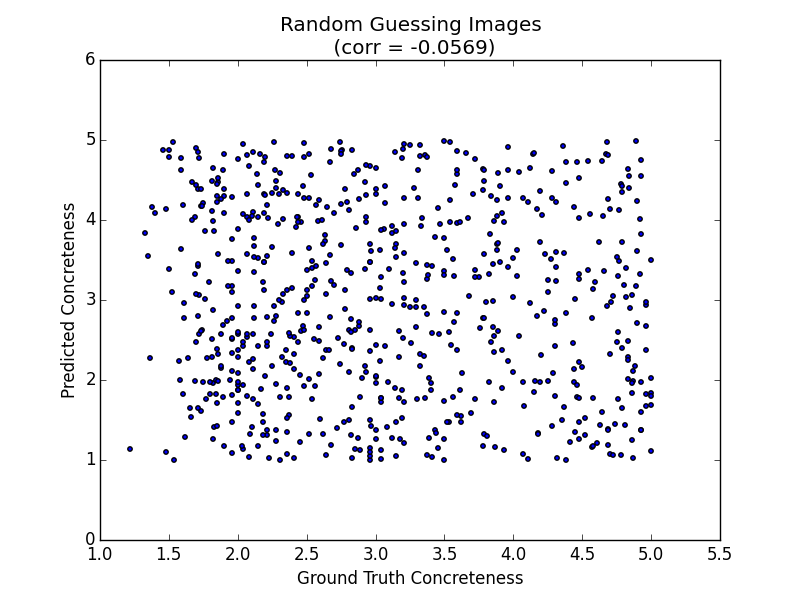

Write Python code to recreate this figure.
import json, pickle, os, math, random
import numpy as np
import matplotlib.pyplot as plt
from scipy import stats
from sklearn.metrics import mean_squared_error

with open('test_pic.pickle', 'rb') as handle:
	test_picture = pickle.load(handle)

with open('concreteness_ratings.pickle', 'rb') as handle:
	test_concreteness = pickle.load(handle)

true_y = list()
test_y = list()

for item in test_picture.keys():
	print item
	test = round(random.uniform(1, 5.000000000001), 3)
	true_label = test_concreteness[item]
	print test
	print true_label
	true_y.append(true_label)
	test_y.append(test)

print(len(true_y))
print(len(test_y))
#test_sq_err = mean_squared_error(true_y, test_y)
corr = stats.spearmanr(true_y, test_y)

#print(" test error "+str(test_sq_err))
print("corr "+str(corr))

plt.scatter(true_y, test_y, s=10)
plt.title("Random Guessing Images\n (corr = " +str(round(corr[0],4))+')')
plt.xlabel('Ground Truth Concreteness', fontsize=12)
plt.ylabel('Predicted Concreteness', fontsize=12)
#fig.savefig('randomGuess.png')
#plt.close(fig)
plt.savefig("randomGuess.png")
